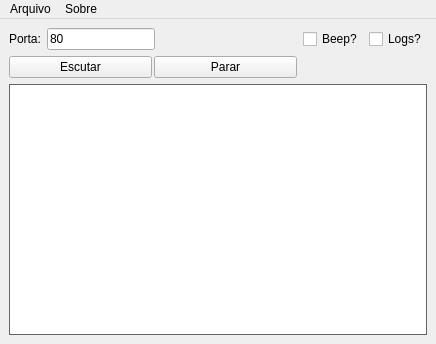
<?xml version="1.0" encoding="UTF-8"?>
<ui version="4.0">
 <class>Home</class>
 <widget class="QMainWindow" name="Home">
  <property name="enabled">
   <bool>true</bool>
  </property>
  <property name="geometry">
   <rect>
    <x>0</x>
    <y>0</y>
    <width>436</width>
    <height>344</height>
   </rect>
  </property>
  <property name="contextMenuPolicy">
   <enum>Qt::DefaultContextMenu</enum>
  </property>
  <property name="windowTitle">
   <string>Balthazar</string>
  </property>
  <property name="windowIcon">
   <iconset resource="images.qrc">
    <normaloff>:/logo.png</normaloff>:/logo.png</iconset>
  </property>
  <property name="whatsThis">
   <string>&lt;html&gt;&lt;head/&gt;&lt;body&gt;&lt;p&gt;A open source honeypot&lt;/p&gt;&lt;/body&gt;&lt;/html&gt;</string>
  </property>
  <property name="autoFillBackground">
   <bool>false</bool>
  </property>
  <property name="styleSheet">
   <string notr="true"/>
  </property>
  <widget class="QWidget" name="centralwidget">
   <layout class="QGridLayout" name="gridLayout">
    <item row="2" column="0" colspan="3">
     <widget class="QTextEdit" name="textEdit">
      <property name="enabled">
       <bool>true</bool>
      </property>
      <property name="palette">
       <palette>
        <active>
         <colorrole role="WindowText">
          <brush brushstyle="SolidPattern">
           <color alpha="255">
            <red>0</red>
            <green>0</green>
            <blue>0</blue>
           </color>
          </brush>
         </colorrole>
         <colorrole role="Button">
          <brush brushstyle="SolidPattern">
           <color alpha="255">
            <red>130</red>
            <green>130</green>
            <blue>130</blue>
           </color>
          </brush>
         </colorrole>
         <colorrole role="Light">
          <brush brushstyle="SolidPattern">
           <color alpha="255">
            <red>195</red>
            <green>195</green>
            <blue>195</blue>
           </color>
          </brush>
         </colorrole>
         <colorrole role="Midlight">
          <brush brushstyle="SolidPattern">
           <color alpha="255">
            <red>162</red>
            <green>162</green>
            <blue>162</blue>
           </color>
          </brush>
         </colorrole>
         <colorrole role="Dark">
          <brush brushstyle="SolidPattern">
           <color alpha="255">
            <red>65</red>
            <green>65</green>
            <blue>65</blue>
           </color>
          </brush>
         </colorrole>
         <colorrole role="Mid">
          <brush brushstyle="SolidPattern">
           <color alpha="255">
            <red>87</red>
            <green>87</green>
            <blue>87</blue>
           </color>
          </brush>
         </colorrole>
         <colorrole role="Text">
          <brush brushstyle="SolidPattern">
           <color alpha="255">
            <red>0</red>
            <green>0</green>
            <blue>0</blue>
           </color>
          </brush>
         </colorrole>
         <colorrole role="BrightText">
          <brush brushstyle="SolidPattern">
           <color alpha="255">
            <red>255</red>
            <green>255</green>
            <blue>255</blue>
           </color>
          </brush>
         </colorrole>
         <colorrole role="ButtonText">
          <brush brushstyle="SolidPattern">
           <color alpha="255">
            <red>0</red>
            <green>0</green>
            <blue>0</blue>
           </color>
          </brush>
         </colorrole>
         <colorrole role="Base">
          <brush brushstyle="SolidPattern">
           <color alpha="255">
            <red>255</red>
            <green>255</green>
            <blue>255</blue>
           </color>
          </brush>
         </colorrole>
         <colorrole role="Window">
          <brush brushstyle="SolidPattern">
           <color alpha="255">
            <red>130</red>
            <green>130</green>
            <blue>130</blue>
           </color>
          </brush>
         </colorrole>
         <colorrole role="Shadow">
          <brush brushstyle="SolidPattern">
           <color alpha="255">
            <red>0</red>
            <green>0</green>
            <blue>0</blue>
           </color>
          </brush>
         </colorrole>
         <colorrole role="AlternateBase">
          <brush brushstyle="SolidPattern">
           <color alpha="255">
            <red>192</red>
            <green>192</green>
            <blue>192</blue>
           </color>
          </brush>
         </colorrole>
         <colorrole role="ToolTipBase">
          <brush brushstyle="SolidPattern">
           <color alpha="255">
            <red>255</red>
            <green>255</green>
            <blue>220</blue>
           </color>
          </brush>
         </colorrole>
         <colorrole role="ToolTipText">
          <brush brushstyle="SolidPattern">
           <color alpha="255">
            <red>0</red>
            <green>0</green>
            <blue>0</blue>
           </color>
          </brush>
         </colorrole>
         <colorrole role="PlaceholderText">
          <brush brushstyle="SolidPattern">
           <color alpha="128">
            <red>0</red>
            <green>0</green>
            <blue>0</blue>
           </color>
          </brush>
         </colorrole>
        </active>
        <inactive>
         <colorrole role="WindowText">
          <brush brushstyle="SolidPattern">
           <color alpha="255">
            <red>0</red>
            <green>0</green>
            <blue>0</blue>
           </color>
          </brush>
         </colorrole>
         <colorrole role="Button">
          <brush brushstyle="SolidPattern">
           <color alpha="255">
            <red>130</red>
            <green>130</green>
            <blue>130</blue>
           </color>
          </brush>
         </colorrole>
         <colorrole role="Light">
          <brush brushstyle="SolidPattern">
           <color alpha="255">
            <red>195</red>
            <green>195</green>
            <blue>195</blue>
           </color>
          </brush>
         </colorrole>
         <colorrole role="Midlight">
          <brush brushstyle="SolidPattern">
           <color alpha="255">
            <red>162</red>
            <green>162</green>
            <blue>162</blue>
           </color>
          </brush>
         </colorrole>
         <colorrole role="Dark">
          <brush brushstyle="SolidPattern">
           <color alpha="255">
            <red>65</red>
            <green>65</green>
            <blue>65</blue>
           </color>
          </brush>
         </colorrole>
         <colorrole role="Mid">
          <brush brushstyle="SolidPattern">
           <color alpha="255">
            <red>87</red>
            <green>87</green>
            <blue>87</blue>
           </color>
          </brush>
         </colorrole>
         <colorrole role="Text">
          <brush brushstyle="SolidPattern">
           <color alpha="255">
            <red>0</red>
            <green>0</green>
            <blue>0</blue>
           </color>
          </brush>
         </colorrole>
         <colorrole role="BrightText">
          <brush brushstyle="SolidPattern">
           <color alpha="255">
            <red>255</red>
            <green>255</green>
            <blue>255</blue>
           </color>
          </brush>
         </colorrole>
         <colorrole role="ButtonText">
          <brush brushstyle="SolidPattern">
           <color alpha="255">
            <red>0</red>
            <green>0</green>
            <blue>0</blue>
           </color>
          </brush>
         </colorrole>
         <colorrole role="Base">
          <brush brushstyle="SolidPattern">
           <color alpha="255">
            <red>255</red>
            <green>255</green>
            <blue>255</blue>
           </color>
          </brush>
         </colorrole>
         <colorrole role="Window">
          <brush brushstyle="SolidPattern">
           <color alpha="255">
            <red>130</red>
            <green>130</green>
            <blue>130</blue>
           </color>
          </brush>
         </colorrole>
         <colorrole role="Shadow">
          <brush brushstyle="SolidPattern">
           <color alpha="255">
            <red>0</red>
            <green>0</green>
            <blue>0</blue>
           </color>
          </brush>
         </colorrole>
         <colorrole role="AlternateBase">
          <brush brushstyle="SolidPattern">
           <color alpha="255">
            <red>192</red>
            <green>192</green>
            <blue>192</blue>
           </color>
          </brush>
         </colorrole>
         <colorrole role="ToolTipBase">
          <brush brushstyle="SolidPattern">
           <color alpha="255">
            <red>255</red>
            <green>255</green>
            <blue>220</blue>
           </color>
          </brush>
         </colorrole>
         <colorrole role="ToolTipText">
          <brush brushstyle="SolidPattern">
           <color alpha="255">
            <red>0</red>
            <green>0</green>
            <blue>0</blue>
           </color>
          </brush>
         </colorrole>
         <colorrole role="PlaceholderText">
          <brush brushstyle="SolidPattern">
           <color alpha="128">
            <red>0</red>
            <green>0</green>
            <blue>0</blue>
           </color>
          </brush>
         </colorrole>
        </inactive>
        <disabled>
         <colorrole role="WindowText">
          <brush brushstyle="SolidPattern">
           <color alpha="255">
            <red>65</red>
            <green>65</green>
            <blue>65</blue>
           </color>
          </brush>
         </colorrole>
         <colorrole role="Button">
          <brush brushstyle="SolidPattern">
           <color alpha="255">
            <red>130</red>
            <green>130</green>
            <blue>130</blue>
           </color>
          </brush>
         </colorrole>
         <colorrole role="Light">
          <brush brushstyle="SolidPattern">
           <color alpha="255">
            <red>195</red>
            <green>195</green>
            <blue>195</blue>
           </color>
          </brush>
         </colorrole>
         <colorrole role="Midlight">
          <brush brushstyle="SolidPattern">
           <color alpha="255">
            <red>162</red>
            <green>162</green>
            <blue>162</blue>
           </color>
          </brush>
         </colorrole>
         <colorrole role="Dark">
          <brush brushstyle="SolidPattern">
           <color alpha="255">
            <red>65</red>
            <green>65</green>
            <blue>65</blue>
           </color>
          </brush>
         </colorrole>
         <colorrole role="Mid">
          <brush brushstyle="SolidPattern">
           <color alpha="255">
            <red>87</red>
            <green>87</green>
            <blue>87</blue>
           </color>
          </brush>
         </colorrole>
         <colorrole role="Text">
          <brush brushstyle="SolidPattern">
           <color alpha="255">
            <red>65</red>
            <green>65</green>
            <blue>65</blue>
           </color>
          </brush>
         </colorrole>
         <colorrole role="BrightText">
          <brush brushstyle="SolidPattern">
           <color alpha="255">
            <red>255</red>
            <green>255</green>
            <blue>255</blue>
           </color>
          </brush>
         </colorrole>
         <colorrole role="ButtonText">
          <brush brushstyle="SolidPattern">
           <color alpha="255">
            <red>65</red>
            <green>65</green>
            <blue>65</blue>
           </color>
          </brush>
         </colorrole>
         <colorrole role="Base">
          <brush brushstyle="SolidPattern">
           <color alpha="255">
            <red>130</red>
            <green>130</green>
            <blue>130</blue>
           </color>
          </brush>
         </colorrole>
         <colorrole role="Window">
          <brush brushstyle="SolidPattern">
           <color alpha="255">
            <red>130</red>
            <green>130</green>
            <blue>130</blue>
           </color>
          </brush>
         </colorrole>
         <colorrole role="Shadow">
          <brush brushstyle="SolidPattern">
           <color alpha="255">
            <red>0</red>
            <green>0</green>
            <blue>0</blue>
           </color>
          </brush>
         </colorrole>
         <colorrole role="AlternateBase">
          <brush brushstyle="SolidPattern">
           <color alpha="255">
            <red>130</red>
            <green>130</green>
            <blue>130</blue>
           </color>
          </brush>
         </colorrole>
         <colorrole role="ToolTipBase">
          <brush brushstyle="SolidPattern">
           <color alpha="255">
            <red>255</red>
            <green>255</green>
            <blue>220</blue>
           </color>
          </brush>
         </colorrole>
         <colorrole role="ToolTipText">
          <brush brushstyle="SolidPattern">
           <color alpha="255">
            <red>0</red>
            <green>0</green>
            <blue>0</blue>
           </color>
          </brush>
         </colorrole>
         <colorrole role="PlaceholderText">
          <brush brushstyle="SolidPattern">
           <color alpha="128">
            <red>0</red>
            <green>0</green>
            <blue>0</blue>
           </color>
          </brush>
         </colorrole>
        </disabled>
       </palette>
      </property>
      <property name="autoFillBackground">
       <bool>false</bool>
      </property>
      <property name="styleSheet">
       <string notr="true">background-image: url(:/logo.png);opacity: 0.5; background-position: center; background-size: 10px;background-repeat: no-repeat;
  background-attachment: fixed;</string>
      </property>
     </widget>
    </item>
    <item row="0" column="0">
     <layout class="QHBoxLayout" name="horizontalLayout_3">
      <item>
       <widget class="QLabel" name="label">
        <property name="text">
         <string>Porta:</string>
        </property>
       </widget>
      </item>
      <item>
       <widget class="QLineEdit" name="lineEdit">
        <property name="enabled">
         <bool>true</bool>
        </property>
        <property name="palette">
         <palette>
          <active>
           <colorrole role="WindowText">
            <brush brushstyle="SolidPattern">
             <color alpha="255">
              <red>141</red>
              <green>141</green>
              <blue>141</blue>
             </color>
            </brush>
           </colorrole>
          </active>
          <inactive>
           <colorrole role="WindowText">
            <brush brushstyle="SolidPattern">
             <color alpha="255">
              <red>141</red>
              <green>141</green>
              <blue>141</blue>
             </color>
            </brush>
           </colorrole>
          </inactive>
          <disabled>
           <colorrole role="WindowText">
            <brush brushstyle="SolidPattern">
             <color alpha="96">
              <red>164</red>
              <green>166</green>
              <blue>168</blue>
             </color>
            </brush>
           </colorrole>
          </disabled>
         </palette>
        </property>
        <property name="text">
         <string>80</string>
        </property>
        <property name="maxLength">
         <number>100</number>
        </property>
        <property name="frame">
         <bool>true</bool>
        </property>
       </widget>
      </item>
     </layout>
    </item>
    <item row="0" column="2">
     <layout class="QHBoxLayout" name="horizontalLayout_2">
      <item>
       <widget class="QCheckBox" name="checkBox">
        <property name="text">
         <string>Beep?</string>
        </property>
       </widget>
      </item>
      <item>
       <widget class="QCheckBox" name="checkBox_2">
        <property name="text">
         <string>Logs?</string>
        </property>
       </widget>
      </item>
     </layout>
    </item>
    <item row="0" column="1">
     <spacer name="horizontalSpacer">
      <property name="orientation">
       <enum>Qt::Horizontal</enum>
      </property>
      <property name="sizeHint" stdset="0">
       <size>
        <width>40</width>
        <height>20</height>
       </size>
      </property>
     </spacer>
    </item>
    <item row="1" column="0" colspan="2">
     <layout class="QHBoxLayout" name="horizontalLayout">
      <property name="spacing">
       <number>2</number>
      </property>
      <property name="sizeConstraint">
       <enum>QLayout::SetMinimumSize</enum>
      </property>
      <item>
       <widget class="QPushButton" name="pushButton">
        <property name="text">
         <string>Escutar</string>
        </property>
        <property name="flat">
         <bool>false</bool>
        </property>
       </widget>
      </item>
      <item>
       <widget class="QPushButton" name="pushButton_2">
        <property name="text">
         <string>Parar</string>
        </property>
        <property name="default">
         <bool>false</bool>
        </property>
        <property name="flat">
         <bool>false</bool>
        </property>
       </widget>
      </item>
     </layout>
    </item>
   </layout>
  </widget>
  <widget class="QMenuBar" name="menubar">
   <property name="geometry">
    <rect>
     <x>0</x>
     <y>0</y>
     <width>436</width>
     <height>20</height>
    </rect>
   </property>
   <widget class="QMenu" name="menuArquivo">
    <property name="title">
     <string>Arquivo</string>
    </property>
   </widget>
   <widget class="QMenu" name="menuSobre">
    <property name="title">
     <string>Sobre</string>
    </property>
   </widget>
   <addaction name="menuArquivo"/>
   <addaction name="menuSobre"/>
  </widget>
 </widget>
 <resources>
  <include location="images.qrc"/>
 </resources>
 <connections/>
</ui>
